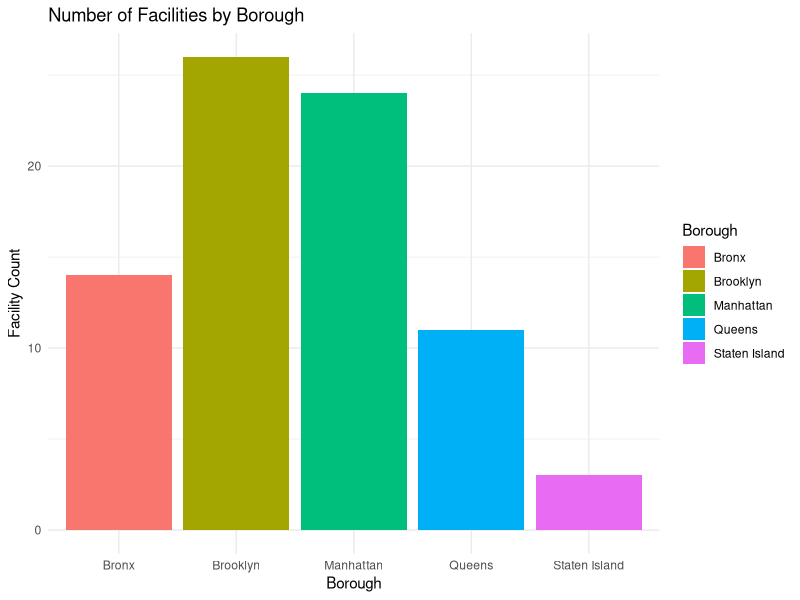

This chart was generated by the following R code:
## ---- chunk 1
library(tidyverse)
## ---- chunk 2

## ---- chunk 3
hospital_data =
  read_csv(file = "./data/Hospitals.csv")

facilities_by_borough = 
  hospital_data %>%
  group_by(Borough) %>%
  summarise(Facility_Count = n())

hospitals_by_type = 
  hospital_data %>% 
  group_by(`Facility Type`) %>% 
  summarise(Facility_Count = n())

facility_type_by_borough =
  hospital_data %>%
  group_by(Borough, `Facility Type`) %>%
  summarise(Facility_Count = n(), .groups = "drop") %>%
  pivot_wider(names_from = `Facility Type`, values_from = Facility_Count, values_fill = 0)

ggplot(data = facilities_by_borough, aes(x = Borough, y = Facility_Count, fill = Borough)) +
  geom_bar(stat = "identity") +
  theme_minimal() +
  labs(title = "Number of Facilities by Borough", x = "Borough", y = "Facility Count")



## ---- chunk 4

